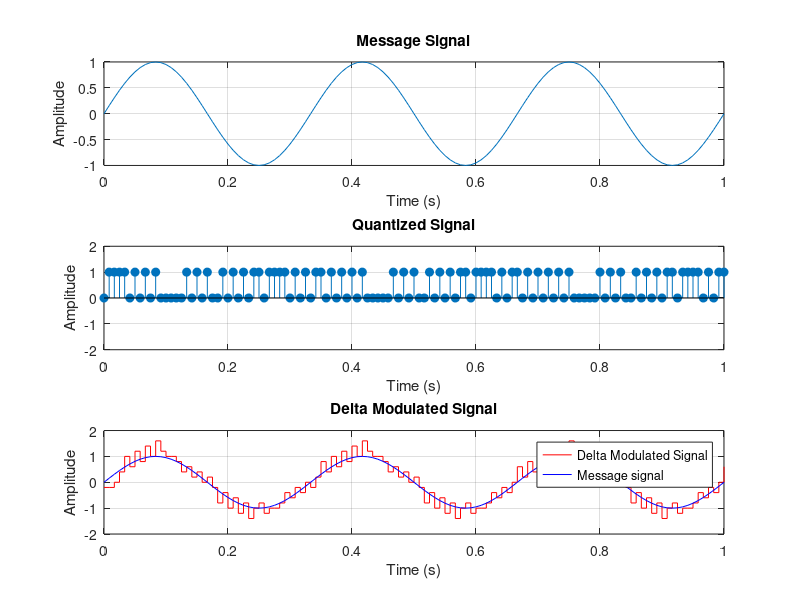

Write MATLAB code to recreate this figure. (Note: this script raises an error after producing the figure.)
%% 2021BEC0014 S J Satish Kumar

% This code demonstrates the working of Adaptive Delta Modulation to transmit
% signals

clear all;
close all;
clc;

% Parameters
f_message = 3;                 % Frequency of the message signal 
fs = 40*f_message;              % Sampling Frequency
t = 0:1/fs:1;                          % Time scale
A_message = 1;                     % Amplitude of the message signal
message_signal = A_message * sin(2*pi*f_message*t);

% DM Parameters
base_delta = 0.2;
curr_delta = 0;                    % Step size or quantization step

%% Transmitter

output_signal = zeros(size(t));
quantized_signal = zeros(size(t));
prev_value = 0;

for i = 1:length(t)
    if message_signal(i) > prev_value
        quantized_signal(i) = 1;
        curr_delta = curr_delta+base_delta;
        prev_value = prev_value + abs(curr_delta);
    else
        quantized_signal(i) = 0;
        curr_delta = curr_delta-base_delta;
        prev_value = prev_value - abs(curr_delta);
    end
    output_signal(i) = prev_value;
    disp(abs(curr_delta));
end

disp("Quantized Signal : ");
disp(quantized_signal);

% Plots

figure("Name","Transmitter");
subplot(3,1,1);
plot(t, message_signal);
title('Message Signal');
xlabel('Time (s)');
ylabel('Amplitude');
grid on;

subplot(3,1,2);
stem(t, quantized_signal,"filled");
title('Quantized Signal');
xlabel('Time (s)');
ylabel('Amplitude');
ylim([-2 2]);
grid on;

subplot(3,1,3);
stairs(t, output_signal,"Color","red");
hold on
plot(t,message_signal,'Color','blue');
title('Delta Modulated Signal');
xlabel('Time (s)');
ylabel('Amplitude');
legend("Delta Modulated Signal","Message signal");
ylim([-2 2]);
grid on;



%% Receiver 

% Received quantized signal

reconstructed_DM_signal = zeros(1,length(quantized_signal));
prev_value = 0;

curr_delta = 0;

for i=1:length(quantized_signal)
    if quantized_signal(i)==1
        curr_delta = curr_delta+base_delta;
        prev_value = prev_value + abs(curr_delta);
        reconstructed_DM_signal(i) = prev_value;
    else
        curr_delta = curr_delta-base_delta;
        prev_value = prev_value - abs(curr_delta);
        reconstructed_DM_signal(i) = prev_value;
    end
end

f_cutoff = 2*f_message;
filtered_signal = lowpass(reconstructed_DM_signal,f_cutoff,fs);

error_signal = message_signal - filtered_signal;

figure("Name","Receiver")
subplot(3,1,1);
stairs(t,reconstructed_DM_signal);
hold on;
plot(t,filtered_signal);
xlabel("Time (s)");
ylabel("Amplitude");
title("Reconstructed DM signal from Quantized Signal");
legend("Reconstructed DM signal","Low pass filtered signal");
ylim([-2 2]);
grid on;

subplot(3,1,2);
plot(t,message_signal);
hold on;
plot(t,filtered_signal);
xlabel("Time (s)");
ylabel("Amplitude");
title("Message/Received Signal");
legend("Message signal","Received signal");
ylim([-2 2]);
grid on;

subplot(3,1,3);
plot(t,error_signal);
xlabel("Time(s)");
ylabel("Amplitude");
title("Error signal");
ylim([-2 2]);
grid on;